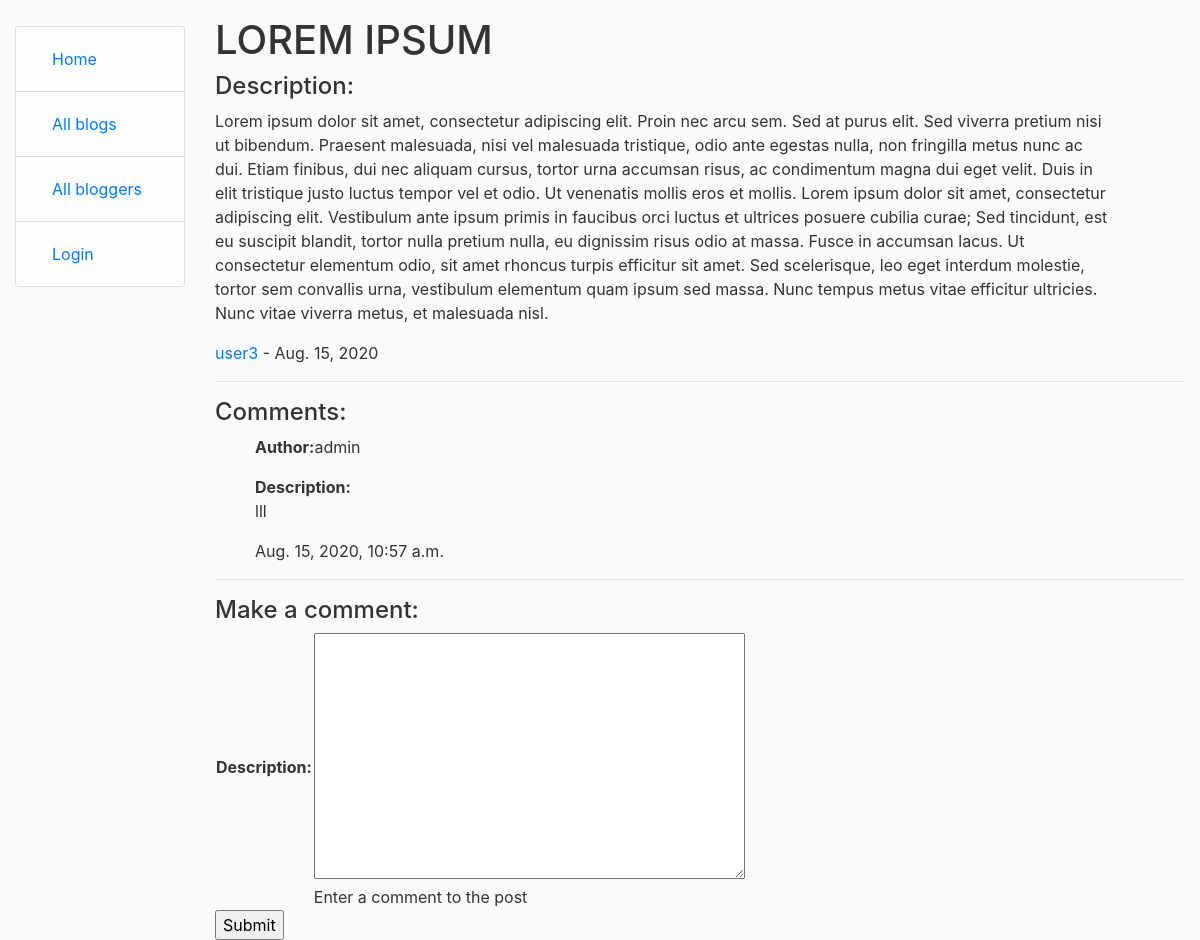
Page /blog/3 on the earlier database version.
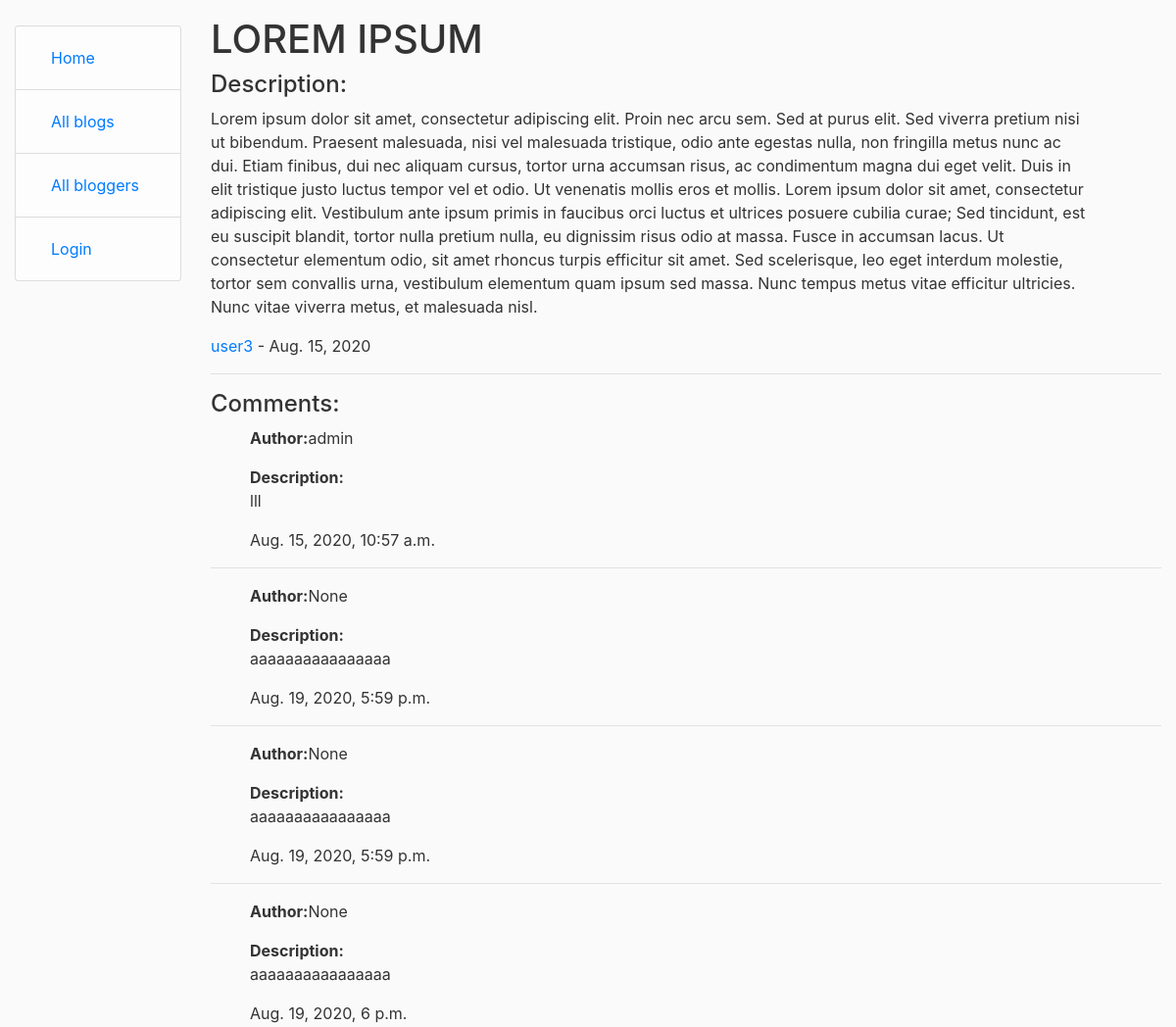
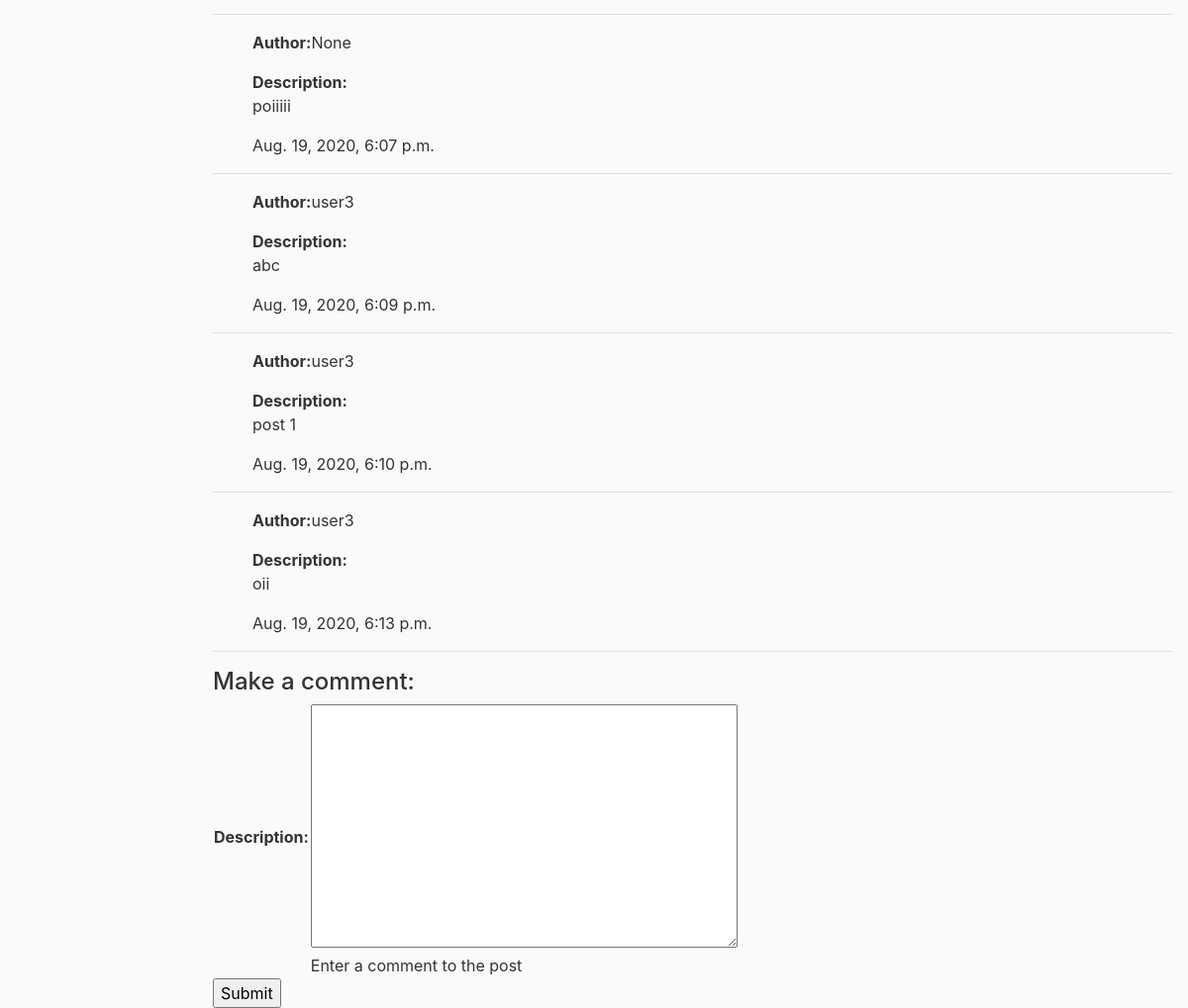
Same page on the later database version (2 pictures, top to bottom).
### blog/models.py (models this page shows, shortened)
class Blogpost(models.Model):
    title = models.CharField(max_length=200, help_text='Enter a post title')
    date = models.DateField(auto_now_add=True)
    description = models.TextField(max_length=1000, help_text='Enter a description for the post')
    author = models.ForeignKey('Author', on_delete=models.SET_NULL, null=True)
    class Meta:
        ordering = ['-date']

class Author(models.Model):
    username = models.ForeignKey(User, on_delete=models.SET_NULL, null=True, blank=True)
    bio = models.TextField(max_length=1000, help_text='Enter the biography for the user')
    def __str__(self):
        return str(self.username)
    def get_absolute_url(self):
        return reverse('author-detail', args=[str(self.id)])

class Comments(models.Model):
    description = models.TextField(max_length=300, help_text='Enter a comment to the post')
    date_time = models.DateTimeField(auto_now_add=True)
    blog_post = models.ForeignKey(Blogpost, on_delete=models.SET_NULL, null=True)
    author = models.ForeignKey(User, on_delete=models.SET_NULL, null=True, blank=True)
    class Meta:
        ordering = ['date_time']

### blog/views.py (the view, shortened to what this page needs)
# urls.py: path('<int:pk>', views.BlogDetailView.as_view(), name='blogpost-detail'),
class BlogDetailView(FormMixin, generic.DetailView):
    model = Blogpost
    slug_field = 'id'
    slug_url_kwarg = 'id'
    form_class = CreateComments
    def get_context_data(self, **kwargs):
        context = super(BlogDetailView, self).get_context_data(**kwargs)
        context['form'] = CreateComments()
        return context

### blog/forms.py
class CreateComments(forms.ModelForm):
    class Meta:
        model = Comments
        fields = ('description', )

### blog/templates/blog/blogpost_detail.html (shortened to what this page needs)
{% extends "base_generic.html" %}
{% block content %}
    <h1>{{ blogpost.title }}</h1>
    <h4>Description:</h4><p class="breakline">{{ blogpost.description }}</p>
    <a href="{{ blogpost.author.get_absolute_url }}">{{ blogpost.author }}</a> - {{ blogpost.date }}
    <hr>
    {% if blogpost.comments_set.all %}
        <h4>Comments:</h4>
    {% endif %}
    {% for comments in blogpost.comments_set.all %}
        <ul><strong>Author:</strong>{{ comments.author }}</ul>
        <ul><strong>Description:</strong><p class="breakline">{{ comments.description }}</p></ul>
        <ul>{{ comments.date_time }}</ul>
        <hr>
    {% endfor %}
    <h4>Make a comment:</h4>
    <form action="" method="post">
        <table>
        {{ form.as_table }}
        </table>
        <input type="submit" value="Submit">
    </form>
{% endblock %}

### blog/templates/base_generic.html (shortened to what this page needs)
<!DOCTYPE html>
<html lang="en">
<head>
    <link rel="stylesheet" href="https://stackpath.bootstrapcdn.com/bootstrap/4.1.3/css/bootstrap.min.css">
    {% load static %}
    <link rel="stylesheet" href="{% static 'css/styles.css' %}">
</head>
<body>
    <div class="container-fluid">
        <div class="row">
            <div class="col-md-2">
            {% block sidebar %}
                <ul class="sidebar-nav">
                    <li class="list-group-item list-group-item-light"><a class="nav-item nav-link" href="{% url 'index' %}">Home</a></li>
                    <li class="list-group-item list-group-item-light"><a class="nav-item nav-link" href="{% url 'blogs' %}">All blogs</a></li>
                    <li class="list-group-item list-group-item-light"><a class="nav-item nav-link" href="{% url 'bloggers' %}">All bloggers</a></li>
                    {% if user.is_authenticated %}
                        <li class="list-group-item list-group-item-light"><a class="nav-item nav-link" href="{% url 'logout'%}?next={{request.path}}">Logout</a></li>
                    {% else %}
                        <li class="list-group-item list-group-item-light"><a class="nav-item nav-link" href="{% url 'login'%}?next={{request.path}}">Login</a></li>
                    {% endif %}
                </ul>
            {% endblock %}
            </div>
            <div class="col-sm-10">{% block content %}{% endblock %}</div>
        </div>
    </div>
</body>
</html>

### blog/static/css/styles.css (style rules this page uses)
.sidebar-nav { margin-top: 10px; padding: 0; list-style: none; }
.breakline { width: 900px; word-wrap: break-word; }
body { background: #fafafa; color: #333333; margin-top: 1rem; }

Differences in the rows shown:
added Comments: author "None", description "aaaaaaaaaaaaaaaa", date_time "Aug. 19, 2020, 5:59 p.m."
added Comments: author "None", description "aaaaaaaaaaaaaaaa", date_time "Aug. 19, 2020, 5:59 p.m."
added Comments: author "None", description "aaaaaaaaaaaaaaaa", date_time "Aug. 19, 2020, 6 p.m."
added Comments: author "None", description "poiiiii", date_time "Aug. 19, 2020, 6:07 p.m."
added Comments: author "user3", description "abc", date_time "Aug. 19, 2020, 6:09 p.m."
added Comments: author "user3", description "post 1", date_time "Aug. 19, 2020, 6:10 p.m."
added Comments: author "user3", description "oii", date_time "Aug. 19, 2020, 6:13 p.m."
